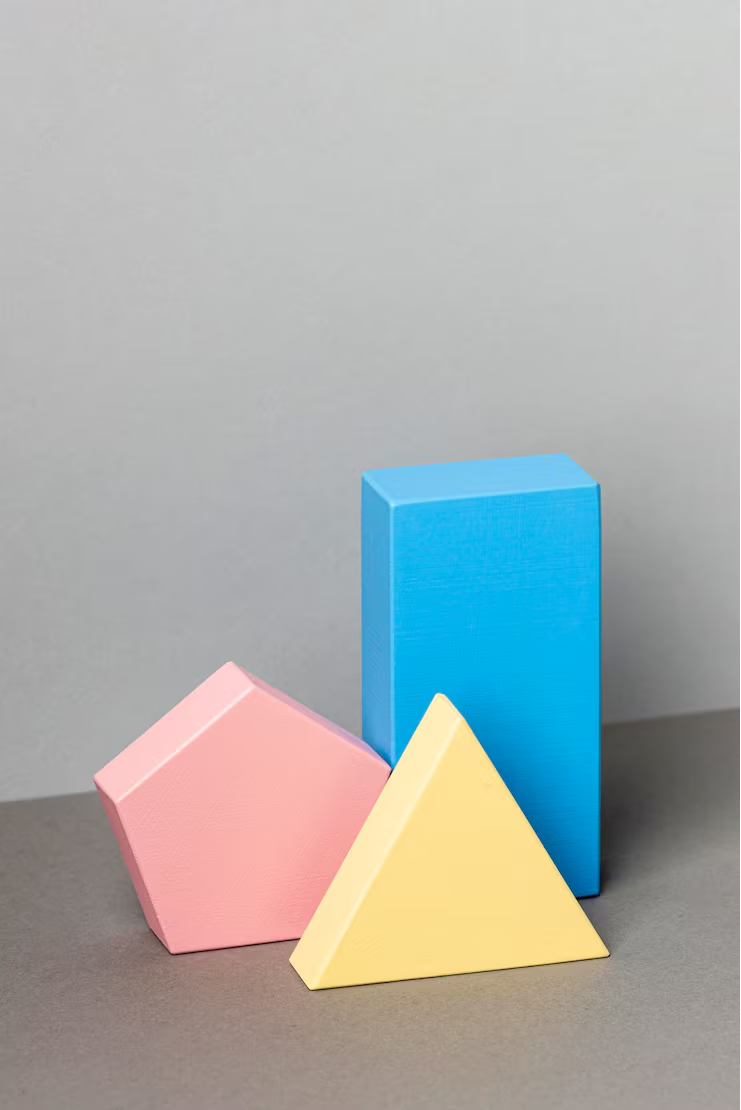
#> input picture img/blocks.png, 741 x 1110 px
$ jupyter execute task_1_2_3.ipynb
#> lines starting #> are read from the running program, lines starting #| are printed output that depends on the picture
[cell 1]
import numpy as np
import cv2 as cv
from matplotlib import pyplot as plt

## FAST Algorithm for Corner Detection

Выбирается пиксель-кандидат p и его интенсивность I.

Рассматривается окружность из 16 пикселей вокруг p (радиус 3).

Пиксель считается угловой точкой, если есть как минимум N (обычно 9-12) смежных пикселей в окружности, которые либо все ярче

Для ускорения проверяются сначала 4 пикселя под углами 0°, 90°, 180°, 270°. Если условие не выполняется, точка сразу отвергается.

Особенности:
Скорость: Очень быстрый детектор (не вычисляет дескрипторы!).
Недостатки:
Нет инвариантности к масштабу и повороту.
Чувствителен к шуму.
Только детектирует точки, но не описывает их.

[cell 2]
img = cv.imread('../../img/blocks.png', cv.IMREAD_GRAYSCALE) # `<opencv_root>/samples/data/blox.jpg`
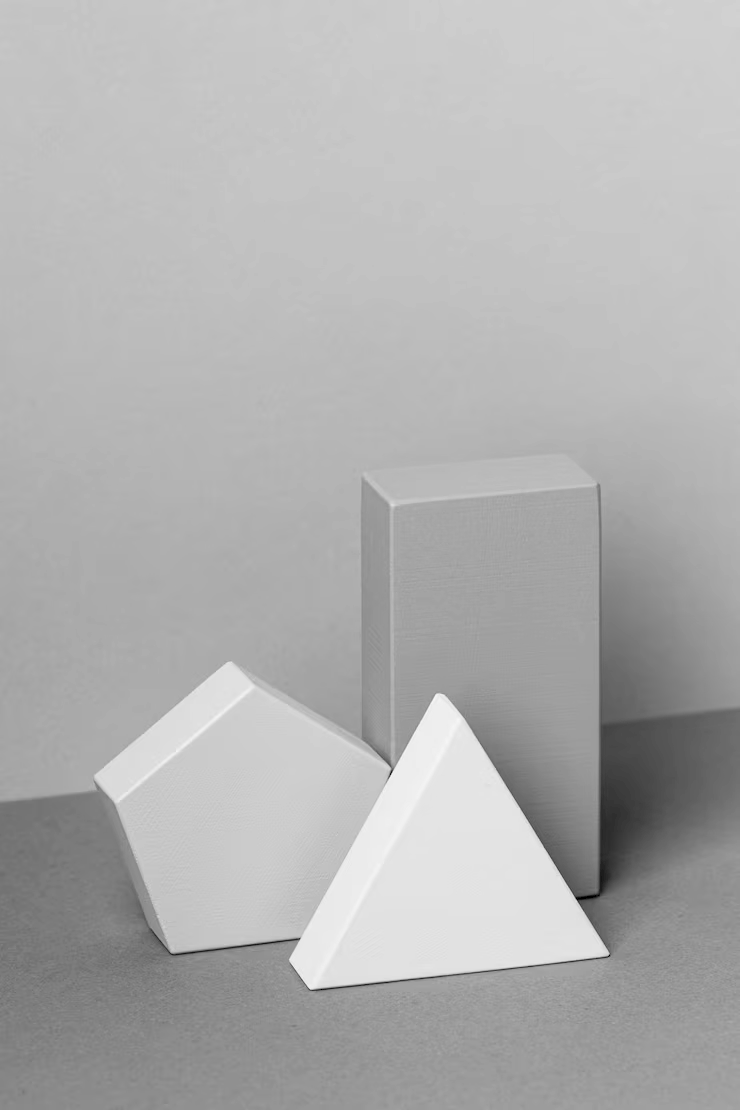
#> img: shape (1110, 741); min 0, max 255, mean 176.3
# Initiate FAST object with default values
fast = cv.FastFeatureDetector_create()
# find and draw the keypoints
kp = fast.detect(img,None)
#> kp = 305 keypoints; strongest (x, y, size): (299, 938, 7), (390, 774, 7), (609, 955, 7), (607, 953, 7)
img2 = cv.drawKeypoints(img, kp, None, color=(255,0,0))
# Print all default params
print( "Threshold: {}".format(fast.getThreshold()) )
print( "nonmaxSuppression:{}".format(fast.getNonmaxSuppression()) )
print( "neighborhood: {}".format(fast.getType()) )
print( "Total Keypoints with nonmaxSuppression: {}".format(len(kp)) )
#| Total Keypoints with nonmaxSuppression: 305

plt.imshow(img2)
plt.show()
# Disable nonmaxSuppression
fast.setNonmaxSuppression(0)
kp = fast.detect(img, None)
#> kp = 793 keypoints; strongest (x, y, size): (364, 473, 7), (365, 473, 7), (361, 477, 7), (362, 477, 7)
print( "Total Keypoints without nonmaxSuppression: {}".format(len(kp)) )
#| Total Keypoints without nonmaxSuppression: 793
img3 = cv.drawKeypoints(img, kp, None, color=(255,0,0))
plt.imshow(img3)
plt.show()

## BRIEF (Binary Robust Independent Elementary Features)

Основная идея: Создание бинарного дескриптора для уже найденных ключевых точек.

Как работает:
Для ключевой точки выбирается патч (окрестность) размера n×n.

В патче генерируется набор пар координат по заранее заданному распределению (например, гауссову).

Для каждой пары сравнивается интенсивность пикселей:

Результаты сравнений объединяются в бинарный дескриптор (обычно длиной 256-512 бит).

Особенности:
Скорость: Быстрое вычисление и сравнение (расстояние Хэмминга).

Недостатки:
Не инвариантен к поворотам и масштабу.
Только дескриптор (требует внешнего детектора точек, например, FAST).

[cell 3]
img = cv.imread('../../img/blocks.png', cv.IMREAD_GRAYSCALE)
# Initiate FAST detector
star = cv.xfeatures2d.StarDetector_create()
# Initiate BRIEF extractor
brief = cv.xfeatures2d.BriefDescriptorExtractor_create()
# find the keypoints with STAR
kp = star.detect(img,None)
#> kp = 23 keypoints; strongest (x, y, size): (604, 952, 6), (598, 949, 12), (595, 947, 16), (590, 945, 22)
# compute the descriptors with BRIEF
kp, des = brief.compute(img, kp)
print( brief.descriptorSize() )
print( des.shape )
#| (23, 32)

## ORB (Oriented FAST and Rotated BRIEF)

Основная идея: Объединение улучшенной версии FAST и модифицированного BRIEF с добавлением инвариантности к повороту и масштапу.

Составляющие:

oFAST (Oriented FAST):
Использует детектор FAST.
Добавляет вычисление ориентации точки через интенсивность центроида патча.
Применяет пирамиду изображений для масштабной инвариантности.

rBRIEF (Rotated BRIEF):
Модифицирует BRIEF, учитывая ориентацию ключевой точки.
Система координат для сравнения пикселей поворачивается в соответствии с направлением точки.
Использует алгоритм обучения для выбора наименее коррелированных пар пикселей.

Особенности:

Скорость: Сохраняет высокую скорость FAST и BRIEF.
Инвариантность: Устойчив к поворотам, масштабу и небольшим изменениям освещения.
Эффективность: Лучшая точность по сравнению с FAST+BRIEF.

[cell 4]
img = cv.imread('../../img/blocks.png', cv.IMREAD_GRAYSCALE)
# Initiate ORB detector
orb = cv.ORB_create()
# find the keypoints with ORB
kp = orb.detect(img,None)
#> kp = 345 keypoints; strongest (x, y, size): (607, 953, 31), (297, 939, 31), (578, 898, 37.2), (299, 938, 31)
# compute the descriptors with ORB
kp, des = orb.compute(img, kp)
# draw only keypoints location,not size and orientation
img2 = cv.drawKeypoints(img, kp, None, color=(0,255,0), flags=0)
plt.imshow(img2), plt.show()
